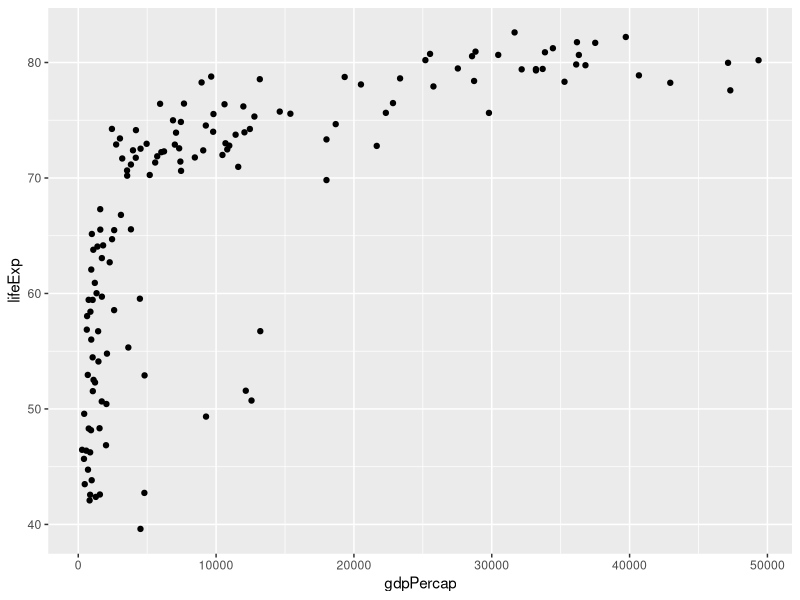
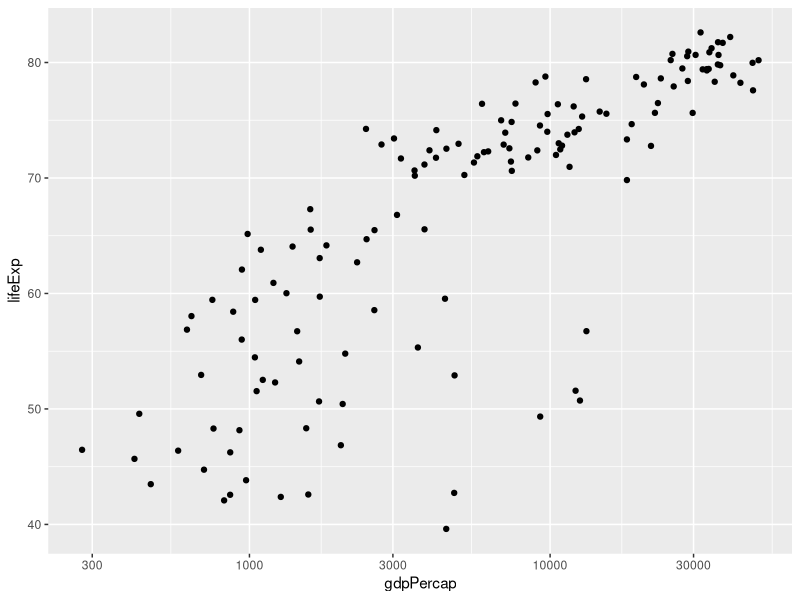
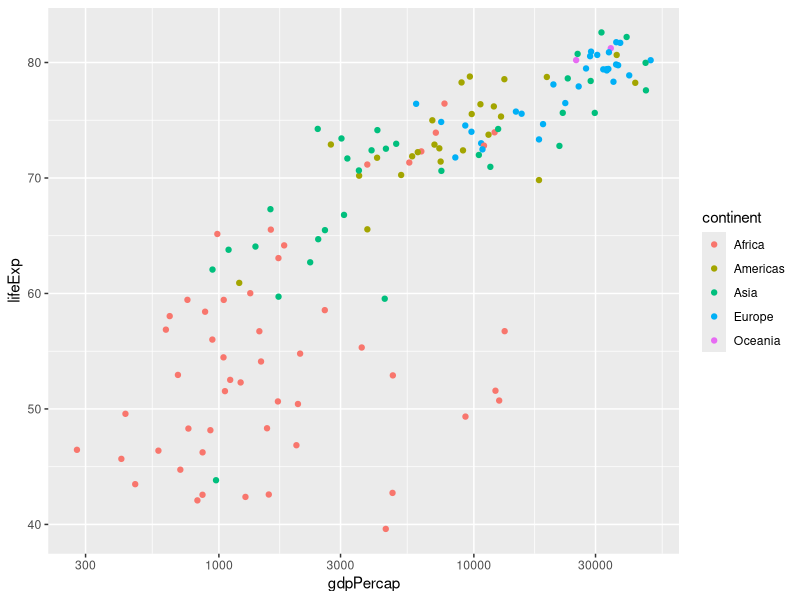
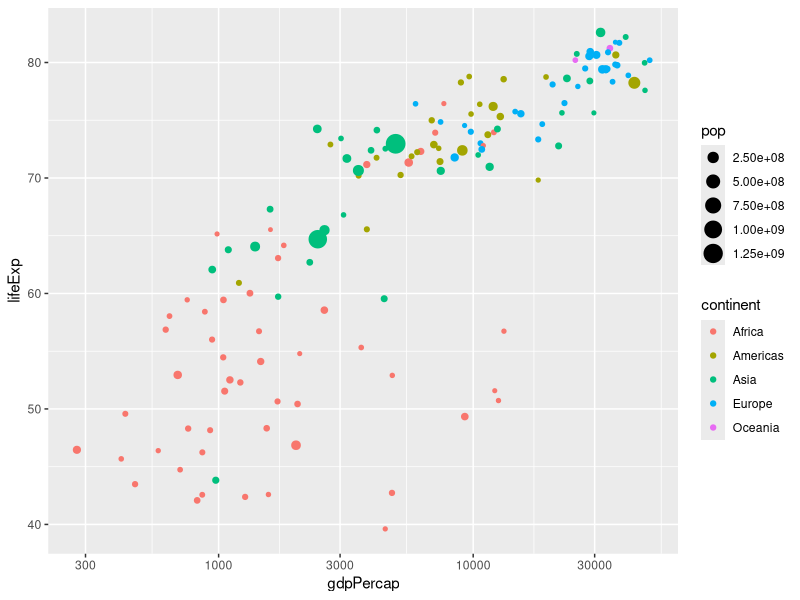
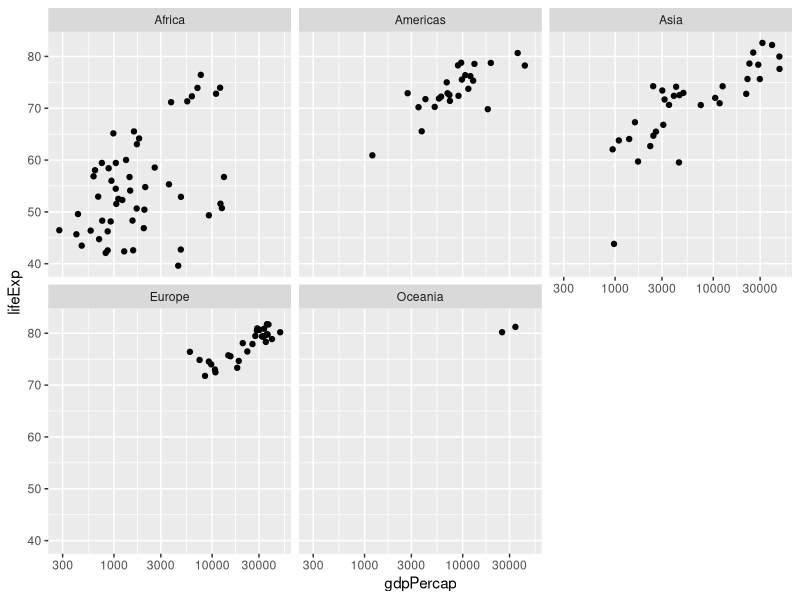
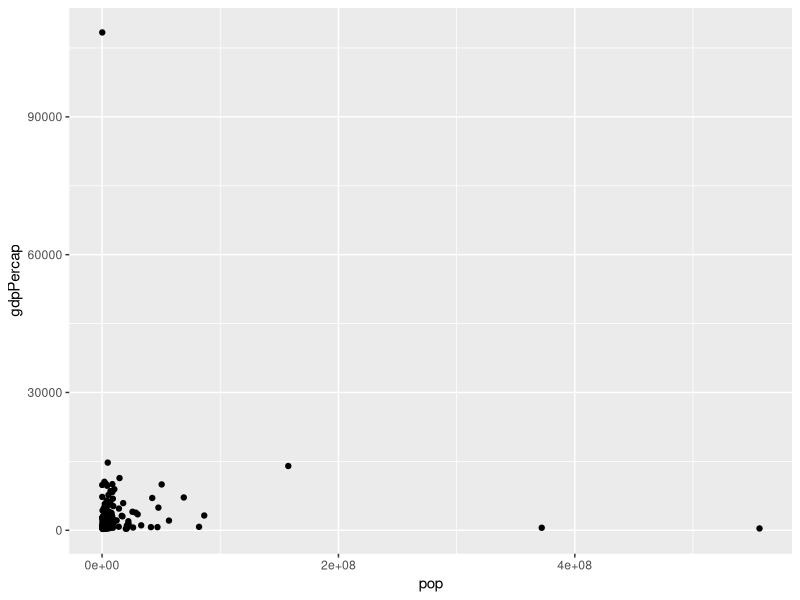
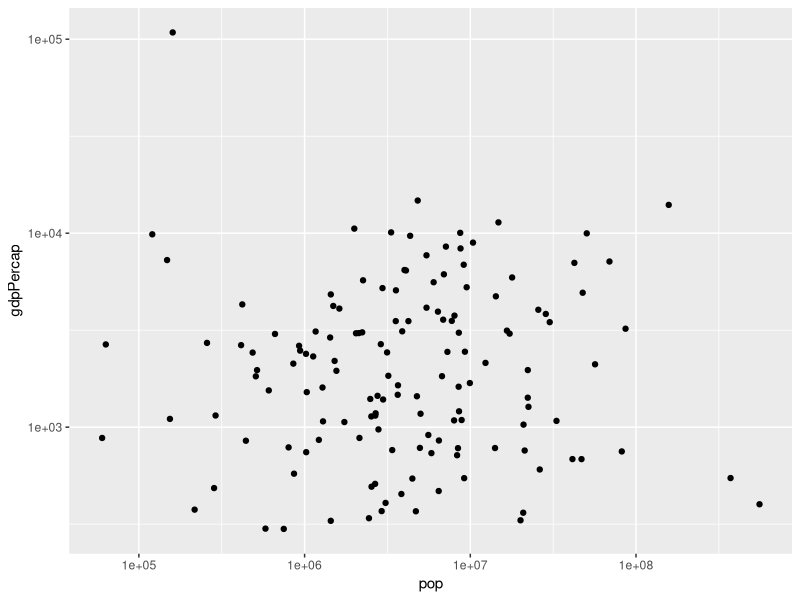
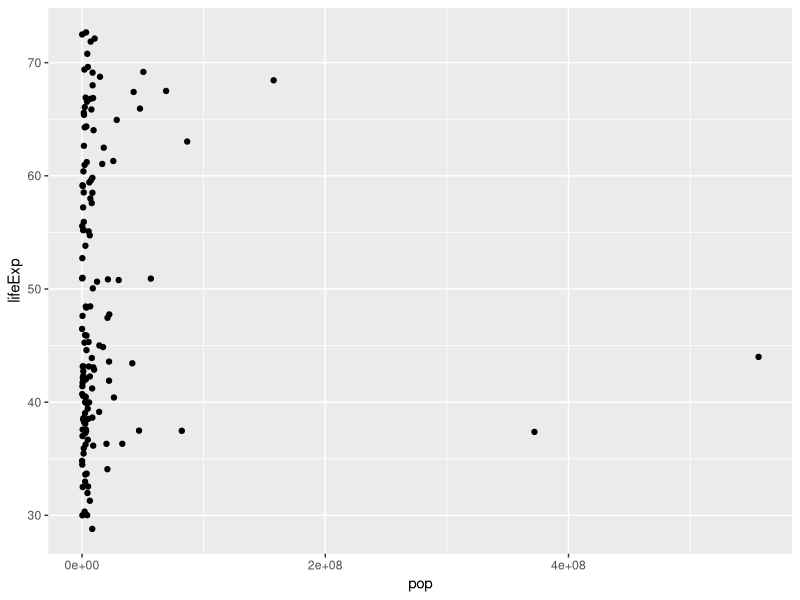

Reproduce these figures in R, in order.
## ---- chunk 1
library(dplyr)
library(ggplot2)
library(readr)
## ---- chunk 2
gapminder <- read_tsv("gapminder.tsv", col_names = TRUE)
## ---- chunk 3
gapminder_07 <- gapminder %>%
    filter(year == 2007)
## ---- chunk 4
# relationship bewteen a country's wealth and life expectancy for year 2007
ggplot(gapminder_07, aes(x = gdpPercap, y = lifeExp)) +
    geom_point()
## ---- chunk 5
ggplot(gapminder_07, aes(x = gdpPercap, y = lifeExp)) +
  geom_point() +
  scale_x_log10()
## ---- chunk 6
# added color
ggplot(gapminder_07, aes(x = gdpPercap, y = lifeExp,
                         color = continent)) +
  geom_point() +
  scale_x_log10()
## ---- chunk 7
# including population as size of points
ggplot(gapminder_07, aes(x = gdpPercap, y = lifeExp,
                         color = continent,
                         size = pop)) +
  geom_point() +
  scale_x_log10()
## ---- chunk 8
ggplot(gapminder_07, aes(x = gdpPercap, y = lifeExp)) +
  geom_point() +
  scale_x_log10() +
  facet_wrap(~ continent)
## ---- chunk 9
# subset the data
gapminder_1952 <- gapminder %>%
    filter(year == 1952)
## ---- chunk 10
# population on x-axis, GDP per capita on y-axis
ggplot(gapminder_1952, aes(x = pop, y = gdpPercap)) +
  geom_point()
## ---- chunk 11
ggplot(gapminder_1952, aes(x = pop, y = gdpPercap)) +
  geom_point() +
  scale_x_log10() +
  scale_y_log10()
## ---- chunk 12
# pop on the x-axis and lifeExp on the y-axis
ggplot(gapminder_1952, aes(x = pop, y = lifeExp)) + 
    geom_point()
## ---- chunk 13
ggplot(gapminder_1952, aes(x = pop, y = lifeExp)) +
  geom_point() +
  scale_x_log10()
## ---- chunk 14
# including color
ggplot(gapminder_1952, aes(x = pop, y = lifeExp,
                           color = continent)) +
  geom_point() +
  scale_x_log10()
## ---- chunk 15
# including size
ggplot(gapminder_1952, aes(x = pop, y = lifeExp,
                           color = continent,
                           size = gdpPercap)) +
  geom_point() +
  scale_x_log10()
## ---- chunk 16
# Facet by continent, need to remove color
ggplot(gapminder_1952, aes(x = pop, y = lifeExp)) +
  geom_point() +
  scale_x_log10() +
  facet_wrap(~ continent)
## ---- chunk 17
# include color, size, facet by year
ggplot(gapminder, aes(x = gdpPercap, y = lifeExp,
                      color = continent,
                      size = pop)) +
  geom_point() +
  scale_x_log10() +
  facet_wrap(~ year)
